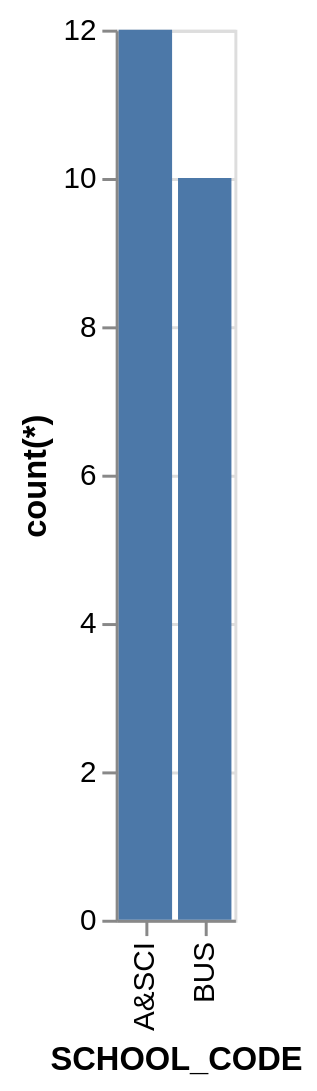

Here is the Vega-Lite specification saved for this chart:
### Vega-Lite specification from a JSON file in a GitHub repository (floating-point values rounded to 4 significant figures)
{"data": {"values": [{"x_data": "A&SCI", "y_data": 12}, {"x_data": "BUS", "y_data": 10}]}, "mark": "bar", "encoding": {"x": {"field": "x_data", "type": "nominal", "title": "SCHOOL_CODE", "sort": "ascending"}, "y": {"field": "y_data", "type": "quantitative", "title": "count(*)"}}}
